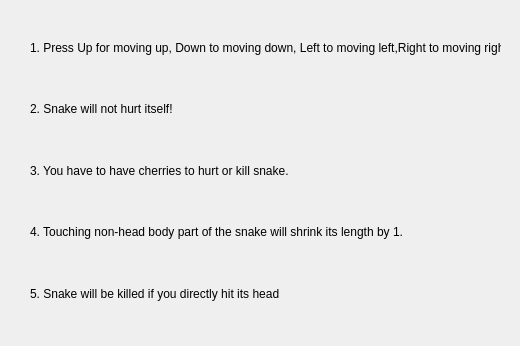
<?xml version="1.0" encoding="UTF-8"?>
<ui version="4.0">
 <class>temp</class>
 <widget class="QWidget" name="temp">
  <property name="geometry">
   <rect>
    <x>0</x>
    <y>0</y>
    <width>520</width>
    <height>346</height>
   </rect>
  </property>
  <property name="windowTitle">
   <string>Form</string>
  </property>
  <widget class="QWidget" name="verticalLayoutWidget">
   <property name="geometry">
    <rect>
     <x>30</x>
     <y>20</y>
     <width>471</width>
     <height>301</height>
    </rect>
   </property>
   <layout class="QVBoxLayout" name="verticalLayout">
    <item>
     <widget class="QLabel" name="label">
      <property name="text">
       <string>1. Press Up for moving up, Down to moving down, Left to moving left,Right to moving right</string>
      </property>
     </widget>
    </item>
    <item>
     <widget class="QLabel" name="label_2">
      <property name="text">
       <string>2. Snake will not hurt itself!</string>
      </property>
     </widget>
    </item>
    <item>
     <widget class="QLabel" name="label_3">
      <property name="text">
       <string>3. You have to have cherries to hurt or kill snake.</string>
      </property>
     </widget>
    </item>
    <item>
     <widget class="QLabel" name="label_4">
      <property name="text">
       <string>4. Touching non-head body part of the snake will shrink its length by 1.</string>
      </property>
     </widget>
    </item>
    <item>
     <widget class="QLabel" name="label_5">
      <property name="text">
       <string>5. Snake will be killed if you directly hit its head</string>
      </property>
     </widget>
    </item>
   </layout>
  </widget>
 </widget>
 <resources/>
 <connections/>
</ui>
